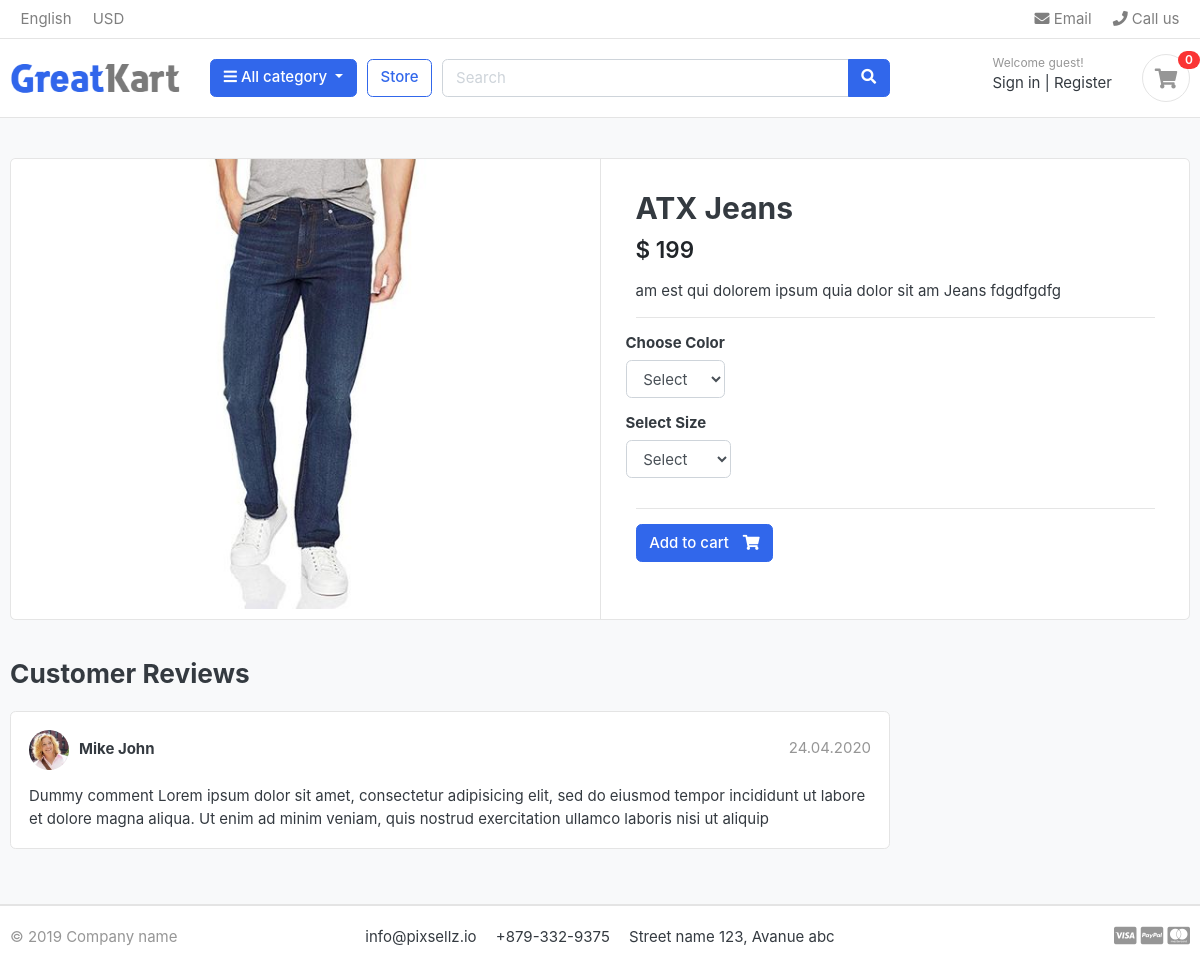
/store/category/jeans/atx-jeans/, run on the app's committed database.
### store/models.py (models this page shows, shortened)
class Product(models.Model):
    product_name = models.CharField(max_length=200, unique=True)
    slug = models.SlugField(unique=True)
    description = models.TextField(max_length=500, blank=True)
    price = models.IntegerField()
    image = models.ImageField(upload_to="photos/products")
    stock = models.IntegerField()
    is_available = models.BooleanField(default=True)
    category = models.ForeignKey(Category, on_delete=models.CASCADE)
    created_date = models.DateTimeField(auto_now_add=True)
    modified_date = models.DateTimeField(auto_now=True)

### store/views.py (the view)
def product_detail(request, category_slug, product_slug):
    try:
        single_product = Product.objects.get(
            slug=product_slug, category__slug=category_slug
        )
        in_cart = CartItem.objects.filter(
            cart__cart_id=_cart_id(request), product=single_product
        ).exists()
        print(single_product.variations.colors)
    except Exception as e:
        raise e
    context = {
        "single_product": single_product,
        "in_cart": in_cart,
    }
    return render(request, "store/product-detail.html", context)

### carts/context_processor.py (called while the page is built)
def counter(request):
    cart_count = 0
    if "admin" in request.path:
        return {}
    else:
        try:
            if request.user and request.user.is_authenticated:
                cart_items = CartItem.objects.filter(user=request.user, is_active=True)
            else:
                cart = Cart.objects.filter(cart_id=_cart_id(request))
                cart_items = CartItem.objects.filter(cart=cart[:1], is_active=True)
            for cart_item in cart_items:
                cart_count += cart_item.quantity
        except Cart.DoesNotExist:
            pass
    return dict(cart_count=cart_count)

### carts/views.py (called while the page is built)
def _cart_id(request):
    cart = request.session.session_key
    if not cart:
        cart = request.session.create()
    return cart

### category/context_processor.py (called while the page is built)
def category_menu_links(request):
    links = Category.objects.all()
    return dict(category_links=links)

### category/models.py (called while the page is built)
    def get_url(self):
        return reverse("products_by_category", args=[self.slug])

### store/models.py (called while the page is built)
    def colors(self):
        return super(VariationManager, self).filter(
            variation_category="color", is_active=True
        )

    def sizes(self):
        return super(VariationManager, self).filter(
            variation_category="size", is_active=True
        )

### store/templates/store/product-detail.html (shortened to what this page needs)
{% extends 'base.html' %}
{% load static %}
{% block content %}
<section class="section-content padding-y bg">
<div class="container">
<div class="card">
	<div class="row no-gutters">
		<aside class="col-md-6">
			<article class="gallery-wrap">
				<div class="img-big-wrap">
				<a href="#"><img src="{{ single_product.image.url }}"></a>
				</div>
			</article>
		</aside>
		<main class="col-md-6 border-left">
			<form action="{% url 'add_cart' single_product.id %}" method="POST">
				<article class="content-body">
					<h2 class="title">{{ single_product.product_name }}</h2>
					<div class="mb-3">
						<var class="price h4">$ {{ single_product.price }}</var>
					</div>
					<p>{{ single_product.description }}</p>
					<hr>
				{% if single_product.variations.colors|length > 0 %}
					<div class="row">
						<div class="item-option-select">
							<h6>Choose Color</h6>
							<select name="color" class="form-control" required>
									<option value="" disabled selected>Select</option>
							</select>
						</div>
					</div>
				{% endif %}
				{% if single_product.variations.sizes|length > 0 %}
					<div class="row">
						<div class="item-option-select">
							<h6>Select Size</h6>
							<select name="size" class="form-control">
									<option value="" disabled selected>Select</option>
							</select>
						</div>
					</div>
				{% endif %}
					<hr>
					{% if single_product.stock <= 0 %}
						<h5 class="text-danger">Out of Stock</h5>
					{% else %}
						<button type="submit" class="btn  btn-primary"> <span class="text">Add to cart</span> <i class="fas fa-shopping-cart"></i>  </button>
					{% endif %}
				</article>
			</form>
		</main>
	</div>
</div>
<br>
<div class="row">
			<div class="col-md-9">
	<header class="section-heading">
		<h3>Customer Reviews </h3>
	</header>
	<article class="box mb-3">
		<div class="icontext w-100">
			<img src="./images/avatars/avatar1.jpg" class="img-xs icon rounded-circle">
			<div class="text">
				<span class="date text-muted float-md-right">24.04.2020 </span>
				<h6 class="mb-1">Mike John </h6>
			</div>
		</div>
		<div class="mt-3">
			<p>
				Dummy comment Lorem ipsum dolor sit amet, consectetur adipisicing elit, sed do eiusmod
				tempor incididunt ut labore et dolore magna aliqua. Ut enim ad minim veniam,
				quis nostrud exercitation ullamco laboris nisi ut aliquip
			</p>
		</div>
	</article>
	</div>
</div>
</div>
</section>
{% endblock content %}

### greatkart/static/css/ui.css (style rules this page uses)
html { font-family: "Inter", sans-serif; font-size: 15px; }
.content-body { flex: 1 1 auto; padding: 2rem 2.3rem; }
.img-xs, .img-sm, .img-md, .img-lg { -o-object-fit: cover; object-fit: cover; flex-shrink: 0; flex-grow: 0; }
.img-xs { width: 40px; height: 40px; }
.padding-y { padding-top: 40px; padding-bottom: 40px; }
var { font-style: normal; }
article:after, .form-group:after { display: block; clear: both; content: ""; }
.bg { background-color: #f8f9fa; }
.section-heading { margin-bottom: 20px; margin-top: 15px; }
p:last-child { margin-bottom: 0; }
.btn .text + i { margin-left: 10px; }
.icontext { display: inline-flex; align-items: center; vertical-align: middle; }
.icontext .text { width: 100%; line-height: 1.2; }
.icontext .icon { position: relative; margin-right: 10px; flex-shrink: 0; flex-grow: 0; }
.price { font-weight: 600; color: #212529; }
.box { padding: 18px; background: #fff; border-radius: 0.37rem; border: 1px solid #e4e4e4; }
.box img { max-width: 100%; }
.gallery-wrap .img-big-wrap { margin-bottom: 10px; border-radius: 0.37rem; overflow: hidden; background-color: #fff; }
.gallery-wrap .img-big-wrap a { text-align: center; display: block; }
.gallery-wrap .img-big-wrap img { height: 450px; width: auto; display: inline-block; }
.item-option-select { margin-bottom: 1rem; display: inline-block; margin-right: 15px; }

### data on the page
Product: image (picture), product_name "ATX Jeans", price "199", description "am est qui dolorem ipsum quia dolor sit am Jeans fdgdfgdfg"

### other printed values
{{ cart_count }} "0"
